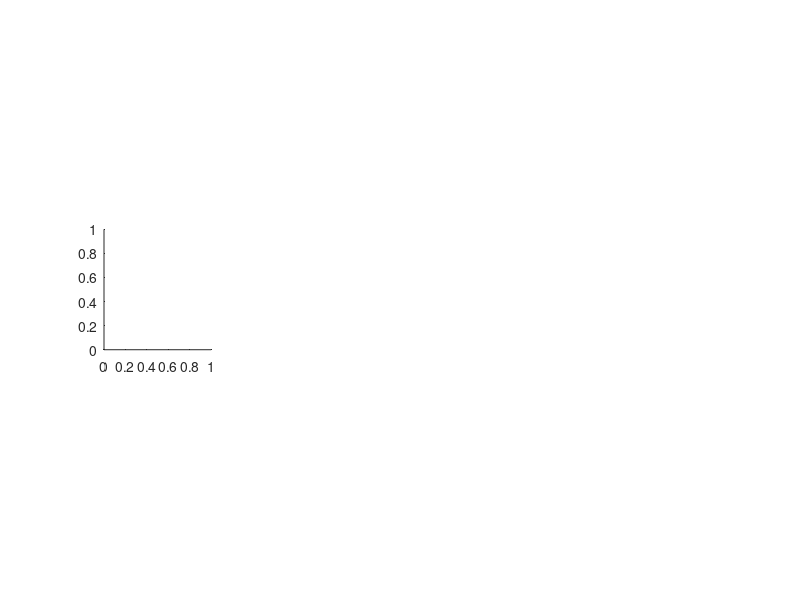

Write the MATLAB code that produced this figure. (Note: this script raises an error after producing the figure.)
figure(2);
for k=0:3
    subplot(3,4,4+k+1); 
    imagesc(ord_dit_matrix(k)); 
    axis equal; 
    axis off; 
    title(['D_', num2str(k)]);
    colorbar;
end
colormap gray;